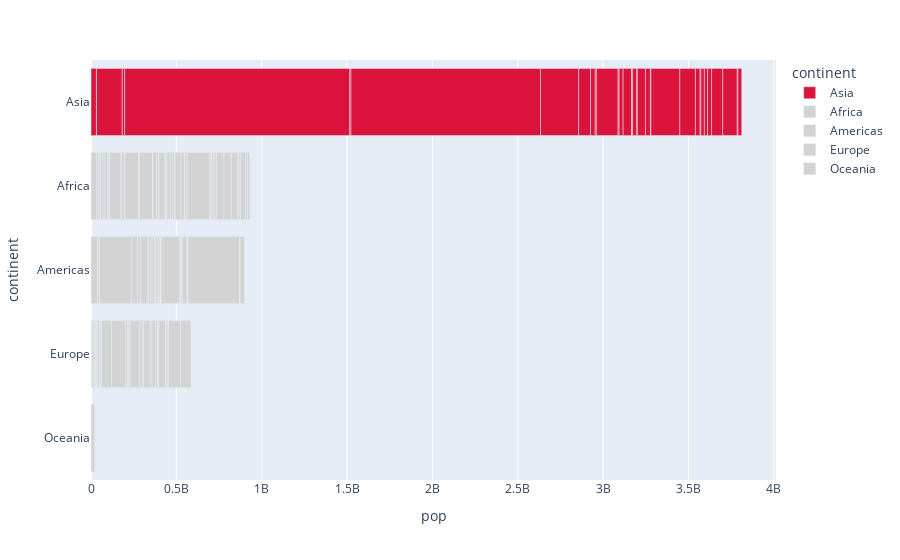

Notebook source saved alongside this figure:
### Markdown cell above
### **Spesific Colors**

### Code cell
colorseq = ['lightgray']*len(df.continent.unique())
colorseq[0] = 'crimson'
df = px.data.gapminder().query('year==2007')
fig = px.bar(df, x='pop', y='continent', orientation='h', hover_name='country', color='continent',
             color_discrete_sequence=colorseq, 
             category_orders={'continent': ['Asia', 'Africa', 'Americas', 'Europe', 'Oceania']})
display(list(colorseq))
fig.show()

### Figure 1 — Plotly figure (JSON) as saved in the notebook; plotly's stock layout.template omitted (floating-point values rounded to 4 significant figures)
{"data": [{"alignmentgroup": "True", "hovertemplate": "<b>%{hovertext}</b><br><br>continent=%{y}<br>pop=%{x}<extra></extra>", "hovertext": ["Afghanistan", "Bahrain", "Bangladesh", "Cambodia", "China", "Hong Kong, China", "India", "Indonesia", "Iran", "Iraq", "Israel", "Japan", "Jordan", "Korea, Dem. Rep.", "Korea, Rep.", "Kuwait", "Lebanon", "Malaysia", "Mongolia", "Myanmar", "Nepal", "Oman", "Pakistan", "Philippines", "Saudi Arabia", "Singapore", "Sri Lanka", "Syria", "Taiwan", "Thailand", "Vietnam", "West Bank and Gaza", "Yemen, Rep."], "legendgroup": "Asia", "marker": {"color": "crimson", "pattern": {"shape": ""}}, "name": "Asia", "offsetgroup": "Asia", "orientation": "h", "showlegend": true, "textposition": "auto", "type": "bar", "x": [31889923, 708573, 150448339, 14131858, 1318683096, 6980412, 1110396331, 223547000, 69453570, 27499638, 6426679, 127467972, 6053193, 23301725, 49044790, 2505559, 3921278, 24821286, 2874127, 47761980, 28901790, 3204897, 169270617, 91077287, 27601038, 4553009, 20378239, 19314747, 23174294, 65068149, 85262356, 4018332, 22211743], "xaxis": "x", "y": ["Asia", "Asia", "Asia", "Asia", "Asia", "Asia", "Asia", "Asia", "Asia", "Asia", "Asia", "Asia", "Asia", "Asia", "Asia", "Asia", "Asia", "Asia", "Asia", "Asia", "Asia", "Asia", "Asia", "Asia", "Asia", "Asia", "Asia", "Asia", "Asia", "Asia", "Asia", "Asia", "Asia"], "yaxis": "y"}, {"alignmentgroup": "True", "hovertemplate": "<b>%{hovertext}</b><br><br>continent=%{y}<br>pop=%{x}<extra></extra>", "hovertext": ["Algeria", "Angola", "Benin", "Botswana", "Burkina Faso", "Burundi", "Cameroon", "Central African Republic", "Chad", "Comoros", "Congo, Dem. Rep.", "Congo, Rep.", "Cote d'Ivoire", "Djibouti", "Egypt", "Equatorial Guinea", "Eritrea", "Ethiopia", "Gabon", "Gambia", "Ghana", "Guinea", "Guinea-Bissau", "Kenya", "Lesotho", "Liberia", "Libya", "Madagascar", "Malawi", "Mali", "Mauritania", "Mauritius", "Morocco", "Mozambique", "Namibia", "Niger", "Nigeria", "Reunion", "Rwanda", "Sao Tome and Principe", "Senegal", "Sierra Leone", "Somalia", "South Africa", "Sudan", "Swaziland", "Tanzania", "Togo", "Tunisia", "Uganda", "Zambia", "Zimbabwe"], "legendgroup": "Africa", "marker": {"color": "lightgray", "pattern": {"shape": ""}}, "name": "Africa", "offsetgroup": "Africa", "orientation": "h", "showlegend": true, "textposition": "auto", "type": "bar", "x": [33333216, 12420476, 8078314, 1639131, 14326203, 8390505, 17696293, 4369038, 10238807, 710960, 64606759, 3800610, 18013409, 496374, 80264543, 551201, 4906585, 76511887, 1454867, 1688359, 22873338, 9947814, 1472041, 35610177, 2012649, 3193942, 6036914, 19167654, 13327079, 12031795, 3270065, 1250882, 33757175, 19951656, 2055080, 12894865, 135031164, 798094, 8860588, 199579, 12267493, 6144562, 9118773, 43997828, 42292929, 1133066, 38139640, 5701579, 10276158, 29170398, 11746035, 12311143], "xaxis": "x", "y": ["Africa", "Africa", "Africa", "Africa", "Africa", "Africa", "Africa", "Africa", "Africa", "Africa", "Africa", "Africa", "Africa", "Africa", "Africa", "Africa", "Africa", "Africa", "Africa", "Africa", "Africa", "Africa", "Africa", "Africa", "Africa", "Africa", "Africa", "Africa", "Africa", "Africa", "Africa", "Africa", "Africa", "Africa", "Africa", "Africa", "Africa", "Africa", "Africa", "Africa", "Africa", "Africa", "Africa", "Africa", "Africa", "Africa", "Africa", "Africa", "Africa", "Africa", "Africa", "Africa"], "yaxis": "y"}, {"alignmentgroup": "True", "hovertemplate": "<b>%{hovertext}</b><br><br>continent=%{y}<br>pop=%{x}<extra></extra>", "hovertext": ["Argentina", "Bolivia", "Brazil", "Canada", "Chile", "Colombia", "Costa Rica", "Cuba", "Dominican Republic", "Ecuador", "El Salvador", "Guatemala", "Haiti", "Honduras", "Jamaica", "Mexico", "Nicaragua", "Panama", "Paraguay", "Peru", "Puerto Rico", "Trinidad and Tobago", "United States", "Uruguay", "Venezuela"], "legendgroup": "Americas", "marker": {"color": "lightgray", "pattern": {"shape": ""}}, "name": "Americas", "offsetgroup": "Americas", "orientation": "h", "showlegend": true, "textposition": "auto", "type": "bar", "x": [40301927, 9119152, 190010647, 33390141, 16284741, 44227550, 4133884, 11416987, 9319622, 13755680, 6939688, 12572928, 8502814, 7483763, 2780132, 108700891, 5675356, 3242173, 6667147, 28674757, 3942491, 1056608, 301139947, 3447496, 26084662], "xaxis": "x", "y": ["Americas", "Americas", "Americas", "Americas", "Americas", "Americas", "Americas", "Americas", "Americas", "Americas", "Americas", "Americas", "Americas", "Americas", "Americas", "Americas", "Americas", "Americas", "Americas", "Americas", "Americas", "Americas", "Americas", "Americas", "Americas"], "yaxis": "y"}, {"alignmentgroup": "True", "hovertemplate": "<b>%{hovertext}</b><br><br>continent=%{y}<br>pop=%{x}<extra></extra>", "hovertext": ["Albania", "Austria", "Belgium", "Bosnia and Herzegovina", "Bulgaria", "Croatia", "Czech Republic", "Denmark", "Finland", "France", "Germany", "Greece", "Hungary", "Iceland", "Ireland", "Italy", "Montenegro", "Netherlands", "Norway", "Poland", "Portugal", "Romania", "Serbia", "Slovak Republic", "Slovenia", "Spain", "Sweden", "Switzerland", "Turkey", "United Kingdom"], "legendgroup": "Europe", "marker": {"color": "lightgray", "pattern": {"shape": ""}}, "name": "Europe", "offsetgroup": "Europe", "orientation": "h", "showlegend": true, "textposition": "auto", "type": "bar", "x": [3600523, 8199783, 10392226, 4552198, 7322858, 4493312, 10228744, 5468120, 5238460, 61083916, 82400996, 10706290, 9956108, 301931, 4109086, 58147733, 684736, 16570613, 4627926, 38518241, 10642836, 22276056, 10150265, 5447502, 2009245, 40448191, 9031088, 7554661, 71158647, 60776238], "xaxis": "x", "y": ["Europe", "Europe", "Europe", "Europe", "Europe", "Europe", "Europe", "Europe", "Europe", "Europe", "Europe", "Europe", "Europe", "Europe", "Europe", "Europe", "Europe", "Europe", "Europe", "Europe", "Europe", "Europe", "Europe", "Europe", "Europe", "Europe", "Europe", "Europe", "Europe", "Europe"], "yaxis": "y"}, {"alignmentgroup": "True", "hovertemplate": "<b>%{hovertext}</b><br><br>continent=%{y}<br>pop=%{x}<extra></extra>", "hovertext": ["Australia", "New Zealand"], "legendgroup": "Oceania", "marker": {"color": "lightgray", "pattern": {"shape": ""}}, "name": "Oceania", "offsetgroup": "Oceania", "orientation": "h", "showlegend": true, "textposition": "auto", "type": "bar", "x": [20434176, 4115771], "xaxis": "x", "y": ["Oceania", "Oceania"], "yaxis": "y"}], "layout": {"barmode": "relative", "legend": {"title": {"text": "continent"}, "tracegroupgap": 0}, "margin": {"t": 60}, "xaxis": {"anchor": "y", "domain": [0, 1], "title": {"text": "pop"}}, "yaxis": {"anchor": "x", "categoryarray": ["Oceania", "Europe", "Americas", "Africa", "Asia"], "categoryorder": "array", "domain": [0, 1], "title": {"text": "continent"}}}}
